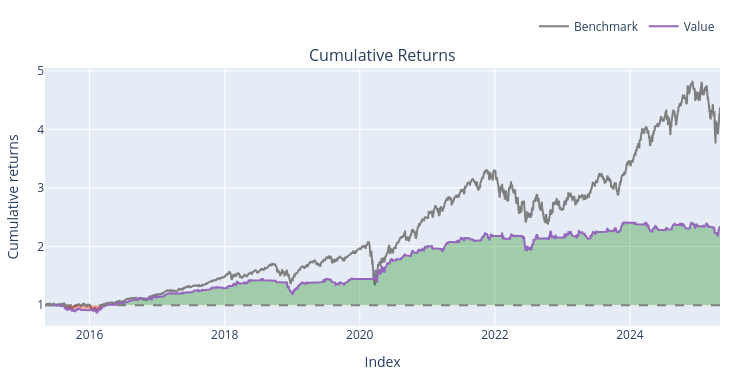

Write notebook code for a chart like this one.
### Markdown cell above
### MACD and RSI hybrid for 500 companies in the S and P 500

### Code cell
macd, signal, hist = talib.MACD(close, fastperiod=12, slowperiod=26, signalperiod=9)
rsi = talib.RSI(close, timeperiod=14)

entries = (macd >= signal) & (rsi >= 30)
exits = (macd < signal) | (rsi > 70)



backtest6 = vbt.Portfolio.from_signals(
    close=close_df,
    entries=entries,
    exits=exits,
    init_cash=100_000.0,
    size=0.1,                         
    size_type='percent',
    cash_sharing=True,                 
    group_by=True,                     
    freq='1D',
    fees=0.001,
    sl_stop = 0.10,
    tp_stop = 0.10
       
)


print(backtest6.stats())
backtest6.plot().show()

### Figure 1 — Plotly figure (JSON) as saved in the notebook; plotly's stock layout.template omitted (floating-point values rounded to 4 significant figures; data arrays with more than 128 entries replaced by an {"elided": "..."} marker saying what was removed)
{"data": [{"legendgroup": "0", "line": {"color": "#7f7f7f"}, "name": "Benchmark", "showlegend": true, "type": "scatter", "uid": "3b86c8ff-5f93-4e7c-9c8e-3e9e887f4743", "x": {"elided": "2515 str values"}, "xaxis": "x", "y": {"elided": "2515 float values"}, "yaxis": "y"}, {"hoverinfo": "skip", "legendgroup": "1", "line": {"color": "rgba(0, 0, 0, 0)", "width": 0}, "opacity": 0, "showlegend": false, "type": "scatter", "uid": "7feed539-f2dc-4bb6-a6fd-f298561019fe", "x": {"elided": "2515 str values"}, "xaxis": "x", "y": {"elided": "2515 int values"}, "yaxis": "y"}, {"connectgaps": false, "fill": "tonexty", "fillcolor": "rgba(0, 128, 0, 0.3)", "hoverinfo": "skip", "legendgroup": "1", "line": {"color": "rgba(0, 0, 0, 0)", "width": 0}, "opacity": 0, "showlegend": false, "type": "scatter", "uid": "71881553-5d3a-4f83-9ec2-58b484b9f9d3", "x": {"elided": "2515 str values"}, "xaxis": "x", "y": {"elided": "2515 float values"}, "yaxis": "y"}, {"hoverinfo": "skip", "legendgroup": "1", "line": {"color": "rgba(0, 0, 0, 0)", "width": 0}, "opacity": 0, "showlegend": false, "type": "scatter", "uid": "202e3cc3-e838-4389-b680-fd8aa04f3d4f", "x": {"elided": "2515 str values"}, "xaxis": "x", "y": {"elided": "2515 int values"}, "yaxis": "y"}, {"connectgaps": false, "fill": "tonexty", "fillcolor": "rgba(255, 0, 0, 0.3)", "hoverinfo": "skip", "legendgroup": "1", "line": {"color": "rgba(0, 0, 0, 0)", "width": 0}, "opacity": 0, "showlegend": false, "type": "scatter", "uid": "f7b0b8d3-900f-40d8-8668-42ffded96621", "x": {"elided": "2515 str values"}, "xaxis": "x", "y": {"elided": "2515 float values"}, "yaxis": "y"}, {"legendgroup": "2", "line": {"color": "#9467bd"}, "name": "Value", "showlegend": true, "type": "scatter", "uid": "d4f9f908-6b23-45ca-ac10-bc04847a5407", "x": {"elided": "2515 str values"}, "xaxis": "x", "y": {"elided": "2515 float values"}, "yaxis": "y"}, {"hoverinfo": "skip", "legendgroup": "1", "line": {"color": "rgba(0, 0, 0, 0)", "width": 0}, "opacity": 0, "showlegend": false, "type": "scatter", "uid": "100bfa30-4f0d-41c6-8bda-e93485b9a913", "x": {"elided": "2515 str values"}, "xaxis": "x", "y": {"elided": "2515 int values"}, "yaxis": "y"}], "layout": {"annotations": [{"font": {"size": 16}, "showarrow": false, "text": "Cumulative Returns", "x": 0.5, "xanchor": "center", "xref": "paper", "y": 1, "yanchor": "bottom", "yref": "paper"}], "height": 380, "legend": {"orientation": "h", "traceorder": "normal", "x": 1, "xanchor": "right", "y": 1.105, "yanchor": "bottom"}, "margin": {"b": 30, "l": 30, "r": 30, "t": 30}, "shapes": [{"line": {"color": "gray", "dash": "dash"}, "type": "line", "x0": 0, "x1": 1, "xref": "paper", "y0": 1, "y1": 1, "yref": "y"}], "showlegend": true, "width": 750, "xaxis": {"anchor": "y", "domain": [0, 1], "title": {"text": "Index"}}, "yaxis": {"anchor": "x", "domain": [0, 1], "title": {"text": "Cumulative returns"}}}}
